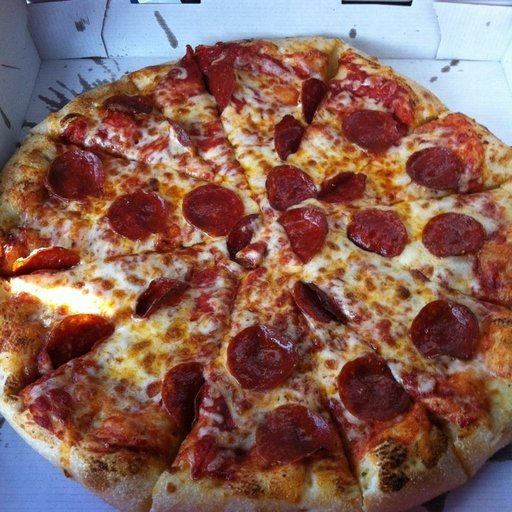
#> input picture food-101/pizza/1001116.jpg, 512 x 512 px
$ python cf_pipeline.py   (older library calls are emulated)
#> lines starting #> are read from the running program, lines starting #| are printed output that depends on the picture
import cv2
import numpy as np
import os
import time
import argparse
import concurrent.futures
import multiprocessing # Still needed for cpu_count

# ==========================================
# CONFIGURATION
# ==========================================

# Path to the downloaded Food-101 'images' folder
INPUT_ROOT_DIR = "food-101/"

# Where to save processed results
OUTPUT_ROOT_DIR = "food-101_processed_cf"

SELECTED_CATEGORIES = [
    "pizza",
    "sushi",
    "hamburger"
]

DEFAULT_LIMIT = 50

# ==========================================
# IMAGE PROCESSING PIPELINE (WORKERS)
# ==========================================
def process_single_image(file_info):
    """
    Worker function to process a single image through the full image processing pipeline.
    Args:
        file_info (tuple): (input_path, output_path)
    """
    input_path, output_path = file_info

    try:
        # Read image
        img = cv2.imread(input_path)
        if img is None:
            return f"Failed to read: {os.path.basename(input_path)}"

        # 1. Grayscale Conversion
        gray = cv2.cvtColor(img, cv2.COLOR_BGR2GRAY)

        # 2. Gaussian Blur (3x3) on grayscale
        blur = cv2.GaussianBlur(gray, (3, 3), 0)

        # 3. Edge Detection (Sobel)
        sobelx = cv2.Sobel(blur, cv2.CV_64F, 1, 0, ksize=3)
        sobely = cv2.Sobel(blur, cv2.CV_64F, 0, 1, ksize=3)
        edges = cv2.magnitude(sobelx, sobely)
        edges = np.uint8(edges)

        # 4. Image Sharpening (unsharp masking style)
        sharpened = cv2.addWeighted(blur, 1.5, edges, -0.5, 0)

        # 5. Brightness Adjustment
        # Increase brightness by adding a constant (beta=50)
        brightness = cv2.convertScaleAbs(sharpened, alpha=1.0, beta=50)

        # --- SAVING RESULTS ---
        final_output = brightness

        # Ensure output directory exists
        os.makedirs(os.path.dirname(output_path), exist_ok=True)
        cv2.imwrite(output_path, final_output)

        return None # Success returns None

    except Exception as e:
        return f"Error in {os.path.basename(input_path)}: {str(e)}"

# ==========================================
# MAIN DRIVER
# ==========================================
def main():
    # --- 1. ARGUMENT PARSING ---
    parser = argparse.ArgumentParser(description="Food-101 Concurrent Futures Processor")
    parser.add_argument(
        '--workers',
        type=int,
        default=0,
        help="Number of workers to use. (0 = Use all available cores.)"
    )
    parser.add_argument(
        '--limit',
        type=int,
        default=DEFAULT_LIMIT,
        help="Limit number of images per category for testing."
    )

    args = parser.parse_args()

    # --- 2. SETUP ---
    print(f"--- Starting Concurrent Futures Pipeline ---")
    print(f"Selected Categories: {SELECTED_CATEGORIES}")

    max_cores = multiprocessing.cpu_count()
    if args.workers > 0:
        num_cores = args.workers
        print(f"Custom worker count selected: {num_cores}")
    else:
        num_cores = max_cores
        print(f"Auto-detecting cores... Using all {num_cores} cores.")

    image_limit = args.limit

    # --- 3. GATHER TASKS ---
    tasks = []
    for category in SELECTED_CATEGORIES:
        source_folder = os.path.join(INPUT_ROOT_DIR, category)
        target_folder = os.path.join(OUTPUT_ROOT_DIR, category)

        if not os.path.exists(source_folder):
            print(f"Warning: Source folder not found: {source_folder}")
            continue

        files = [f for f in os.listdir(source_folder) if f.lower().endswith(('.jpg', '.jpeg', '.png'))]

        if image_limit:
            files = files[:image_limit]

        for f in files:
            input_path = os.path.join(source_folder, f)
            output_path = os.path.join(target_folder, f)
            # Tuple packing for argument submission
            tasks.append((input_path, output_path))

    print(f"Total images to process: {len(tasks)}")

    if not tasks:
        print("No images found. Check your directory structure.")
        return

    print(f"Running processing with {num_cores} workers...")
    start_time = time.time()

    # --- 4. EXECUTE CONCURRENT PROCESSING  ---
    # ProcessPoolExecutor is used instead of ThreadPoolExecutor
    # because image filtering is CPU-bound and affected by Python's GIL.
    with concurrent.futures.ProcessPoolExecutor(max_workers=num_cores) as executor:
        # executor.map works very similarly to multiprocessing.map
        results = list(executor.map(process_single_image, tasks))
#> in process_single_image, img is the input picture: shape (512, 512, 3); mean B, G, R 88.7, 98.7, 135.3
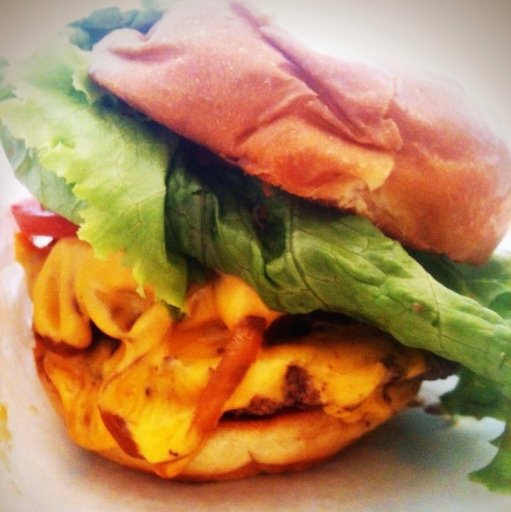
#> input picture food-101/hamburger/1029228.jpg, 511 x 512 px
#> in process_single_image, img is the input picture: shape (512, 511, 3); mean B, G, R 88.2, 132.9, 176.7
#> in process_single_image (call 2), `gray = cv2.cvtColor(img, cv2.COLOR_BGR2GRAY)`:
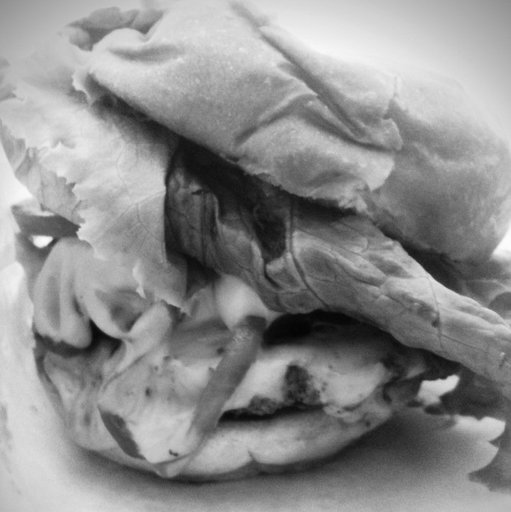
#> gray: shape (512, 511); min 4, max 253, mean 140.9
#> in process_single_image (call 2), `sobelx = cv2.Sobel(blur, cv2.CV_64F, 1, 0, ksize=3)`:
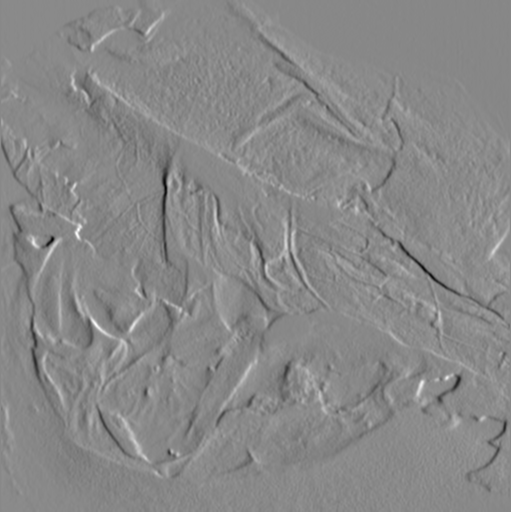
#> sobelx: shape (512, 511) float64; min -379, max 328, mean -0.5; drawn with min black and max white
#> in process_single_image (call 2), `sobely = cv2.Sobel(blur, cv2.CV_64F, 0, 1, ksize=3)`:
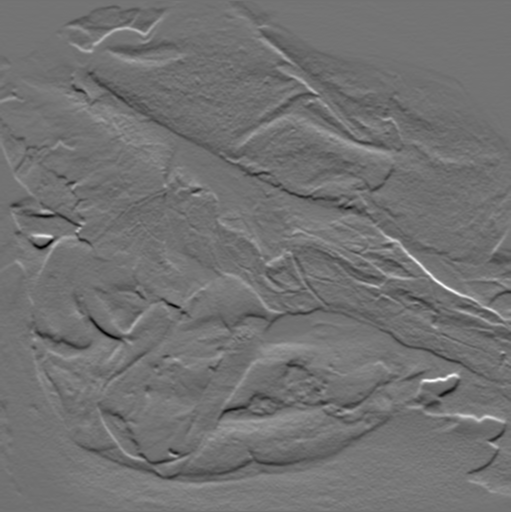
#> sobely: shape (512, 511) float64; min -330, max 406, mean -0.1; drawn with min black and max white
#> in process_single_image (call 2), `edges = np.uint8(edges)`:
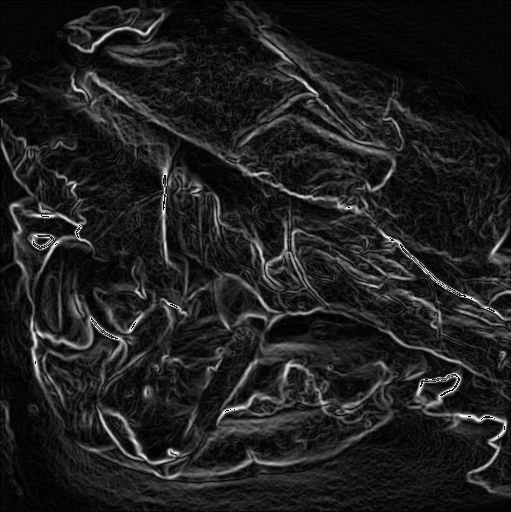
#> edges: shape (512, 511); min 0, max 255, mean 31.2
#> in process_single_image (call 2), `sharpened = cv2.addWeighted(blur, 1.5, edges, -0.5, 0)`:
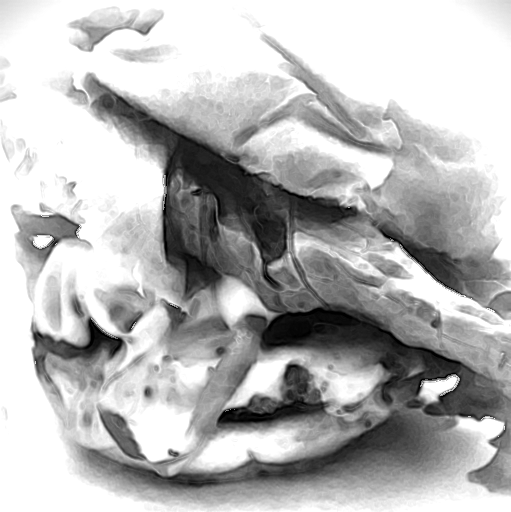
#> sharpened: shape (512, 511); min 0, max 255, mean 182.8
#> in process_single_image (call 2), `brightness = cv2.convertScaleAbs(sharpened, alpha=1.0, beta=50)`:
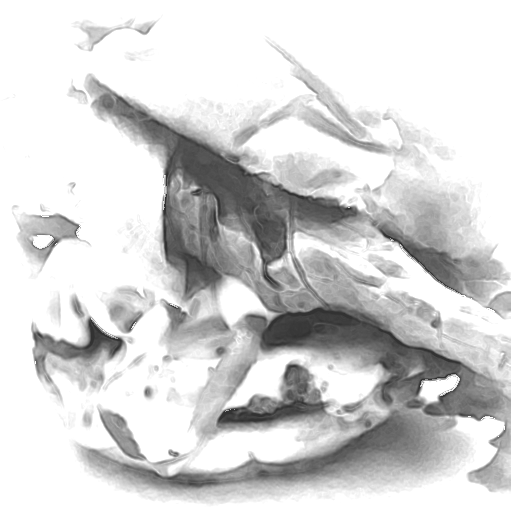
#> brightness: shape (512, 511); min 50, max 255, mean 212.4

    end_time = time.time()

    # --- 5. REPORTING ---
    errors = [res for res in results if res is not None]

    print("\n" + "="*30)
    print("PROCESSING COMPLETE (Concurrent Futures)")
    print("="*30)
    print(f"Execution Time : {end_time - start_time:.4f} seconds")
    print(f"Images Processed: {len(tasks)}")
    print(f"Errors Encountered: {len(errors)}")

    if errors:
        print("Sample Error:", errors[0])

if __name__ == "__main__":
    main()
